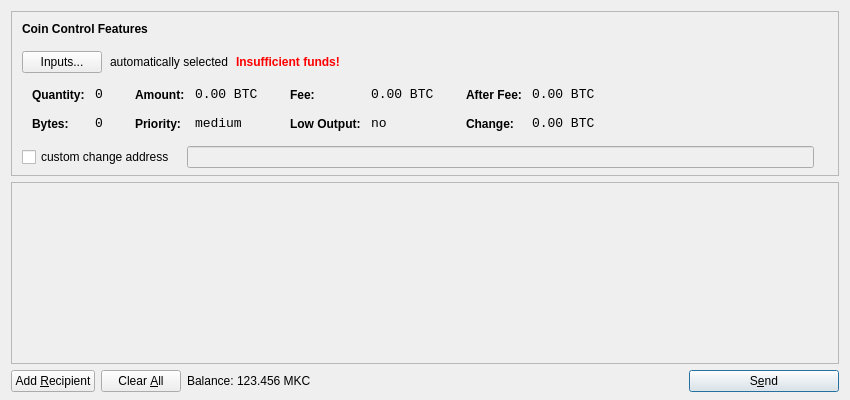
<?xml version="1.0" encoding="UTF-8"?>
<ui version="4.0">
 <class>SendCoinsDialog</class>
 <widget class="QDialog" name="SendCoinsDialog">
  <property name="geometry">
   <rect>
    <x>0</x>
    <y>0</y>
    <width>850</width>
    <height>400</height>
   </rect>
  </property>
  <property name="windowTitle">
   <string>Send Coins</string>
  </property>
  <layout class="QVBoxLayout" name="verticalLayout" stretch="0,1,0">
   <property name="bottomMargin">
    <number>8</number>
   </property>
   <item>
    <widget class="QFrame" name="frameCoinControl">
     <property name="sizePolicy">
      <sizepolicy hsizetype="Expanding" vsizetype="Expanding">
       <horstretch>0</horstretch>
       <verstretch>0</verstretch>
      </sizepolicy>
     </property>
     <property name="maximumSize">
      <size>
       <width>16777215</width>
       <height>16777215</height>
      </size>
     </property>
     <property name="frameShape">
      <enum>QFrame::StyledPanel</enum>
     </property>
     <property name="frameShadow">
      <enum>QFrame::Sunken</enum>
     </property>
     <layout class="QVBoxLayout" name="verticalLayoutCoinControl2">
      <property name="spacing">
       <number>-1</number>
      </property>
      <property name="leftMargin">
       <number>0</number>
      </property>
      <property name="topMargin">
       <number>0</number>
      </property>
      <property name="rightMargin">
       <number>0</number>
      </property>
      <property name="bottomMargin">
       <number>6</number>
      </property>
      <item>
       <layout class="QVBoxLayout" name="verticalLayoutCoinControl" stretch="0,0,0,0,1">
        <property name="spacing">
         <number>0</number>
        </property>
        <property name="leftMargin">
         <number>10</number>
        </property>
        <property name="topMargin">
         <number>10</number>
        </property>
        <item>
         <layout class="QHBoxLayout" name="horizontalLayoutCoinControl1">
          <property name="bottomMargin">
           <number>15</number>
          </property>
          <item>
           <widget class="QLabel" name="labelCoinControlFeatures">
            <property name="sizePolicy">
             <sizepolicy hsizetype="Preferred" vsizetype="Maximum">
              <horstretch>0</horstretch>
              <verstretch>0</verstretch>
             </sizepolicy>
            </property>
            <property name="font">
             <font>
              <weight>75</weight>
              <bold>true</bold>
             </font>
            </property>
            <property name="styleSheet">
             <string notr="true">font-weight:bold;</string>
            </property>
            <property name="text">
             <string>Coin Control Features</string>
            </property>
           </widget>
          </item>
         </layout>
        </item>
        <item>
         <layout class="QHBoxLayout" name="horizontalLayoutCoinControl2" stretch="0,0,0,0">
          <property name="spacing">
           <number>8</number>
          </property>
          <property name="bottomMargin">
           <number>10</number>
          </property>
          <item>
           <widget class="QPushButton" name="pushButtonCoinControl">
            <property name="styleSheet">
             <string notr="true"/>
            </property>
            <property name="text">
             <string>Inputs...</string>
            </property>
           </widget>
          </item>
          <item>
           <widget class="QLabel" name="labelCoinControlAutomaticallySelected">
            <property name="text">
             <string>automatically selected</string>
            </property>
            <property name="margin">
             <number>5</number>
            </property>
           </widget>
          </item>
          <item>
           <widget class="QLabel" name="labelCoinControlInsuffFunds">
            <property name="font">
             <font>
              <weight>75</weight>
              <bold>true</bold>
             </font>
            </property>
            <property name="styleSheet">
             <string notr="true">color:red;font-weight:bold;</string>
            </property>
            <property name="text">
             <string>Insufficient funds!</string>
            </property>
            <property name="margin">
             <number>5</number>
            </property>
           </widget>
          </item>
          <item>
           <spacer name="horizontalSpacerCoinControl">
            <property name="orientation">
             <enum>Qt::Horizontal</enum>
            </property>
            <property name="sizeHint" stdset="0">
             <size>
              <width>40</width>
              <height>1</height>
             </size>
            </property>
           </spacer>
          </item>
         </layout>
        </item>
        <item>
         <widget class="QWidget" name="widgetCoinControl" native="true">
          <property name="sizePolicy">
           <sizepolicy hsizetype="Preferred" vsizetype="Preferred">
            <horstretch>0</horstretch>
            <verstretch>0</verstretch>
           </sizepolicy>
          </property>
          <property name="minimumSize">
           <size>
            <width>0</width>
            <height>0</height>
           </size>
          </property>
          <property name="styleSheet">
           <string notr="true"/>
          </property>
          <layout class="QHBoxLayout" name="horizontalLayoutCoinControl5">
           <property name="margin">
            <number>0</number>
           </property>
           <item>
            <layout class="QHBoxLayout" name="horizontalLayoutCoinControl3" stretch="0,0,0,1">
             <property name="spacing">
              <number>20</number>
             </property>
             <property name="topMargin">
              <number>0</number>
             </property>
             <property name="bottomMargin">
              <number>10</number>
             </property>
             <item>
              <layout class="QFormLayout" name="formLayoutCoinControl1">
               <property name="horizontalSpacing">
                <number>10</number>
               </property>
               <property name="verticalSpacing">
                <number>14</number>
               </property>
               <property name="leftMargin">
                <number>10</number>
               </property>
               <property name="topMargin">
                <number>4</number>
               </property>
               <property name="rightMargin">
                <number>6</number>
               </property>
               <item row="0" column="0">
                <widget class="QLabel" name="labelCoinControlQuantityText">
                 <property name="styleSheet">
                  <string notr="true">font-weight:bold;</string>
                 </property>
                 <property name="text">
                  <string>Quantity:</string>
                 </property>
                 <property name="margin">
                  <number>0</number>
                 </property>
                </widget>
               </item>
               <item row="0" column="1">
                <widget class="QLabel" name="labelCoinControlQuantity">
                 <property name="font">
                  <font>
                   <family>Monospace</family>
                   <pointsize>10</pointsize>
                  </font>
                 </property>
                 <property name="cursor">
                  <cursorShape>IBeamCursor</cursorShape>
                 </property>
                 <property name="contextMenuPolicy">
                  <enum>Qt::ActionsContextMenu</enum>
                 </property>
                 <property name="text">
                  <string notr="true">0</string>
                 </property>
                 <property name="margin">
                  <number>0</number>
                 </property>
                 <property name="textInteractionFlags">
                  <set>Qt::LinksAccessibleByMouse|Qt::TextSelectableByKeyboard|Qt::TextSelectableByMouse</set>
                 </property>
                </widget>
               </item>
               <item row="1" column="0">
                <widget class="QLabel" name="labelCoinControlBytesText">
                 <property name="styleSheet">
                  <string notr="true">font-weight:bold;</string>
                 </property>
                 <property name="text">
                  <string>Bytes:</string>
                 </property>
                </widget>
               </item>
               <item row="1" column="1">
                <widget class="QLabel" name="labelCoinControlBytes">
                 <property name="font">
                  <font>
                   <family>Monospace</family>
                   <pointsize>10</pointsize>
                  </font>
                 </property>
                 <property name="cursor">
                  <cursorShape>IBeamCursor</cursorShape>
                 </property>
                 <property name="contextMenuPolicy">
                  <enum>Qt::ActionsContextMenu</enum>
                 </property>
                 <property name="text">
                  <string notr="true">0</string>
                 </property>
                 <property name="textInteractionFlags">
                  <set>Qt::LinksAccessibleByMouse|Qt::TextSelectableByKeyboard|Qt::TextSelectableByMouse</set>
                 </property>
                </widget>
               </item>
              </layout>
             </item>
             <item>
              <layout class="QFormLayout" name="formLayoutCoinControl2">
               <property name="horizontalSpacing">
                <number>10</number>
               </property>
               <property name="verticalSpacing">
                <number>14</number>
               </property>
               <property name="leftMargin">
                <number>6</number>
               </property>
               <property name="topMargin">
                <number>4</number>
               </property>
               <property name="rightMargin">
                <number>6</number>
               </property>
               <item row="0" column="0">
                <widget class="QLabel" name="labelCoinControlAmountText">
                 <property name="styleSheet">
                  <string notr="true">font-weight:bold;</string>
                 </property>
                 <property name="text">
                  <string>Amount:</string>
                 </property>
                 <property name="margin">
                  <number>0</number>
                 </property>
                </widget>
               </item>
               <item row="0" column="1">
                <widget class="QLabel" name="labelCoinControlAmount">
                 <property name="font">
                  <font>
                   <family>Monospace</family>
                   <pointsize>10</pointsize>
                  </font>
                 </property>
                 <property name="cursor">
                  <cursorShape>IBeamCursor</cursorShape>
                 </property>
                 <property name="contextMenuPolicy">
                  <enum>Qt::ActionsContextMenu</enum>
                 </property>
                 <property name="text">
                  <string notr="true">0.00 BTC</string>
                 </property>
                 <property name="textInteractionFlags">
                  <set>Qt::LinksAccessibleByMouse|Qt::TextSelectableByKeyboard|Qt::TextSelectableByMouse</set>
                 </property>
                </widget>
               </item>
               <item row="1" column="0">
                <widget class="QLabel" name="labelCoinControlPriorityText">
                 <property name="styleSheet">
                  <string notr="true">font-weight:bold;</string>
                 </property>
                 <property name="text">
                  <string>Priority:</string>
                 </property>
                </widget>
               </item>
               <item row="1" column="1">
                <widget class="QLabel" name="labelCoinControlPriority">
                 <property name="font">
                  <font>
                   <family>Monospace</family>
                   <pointsize>10</pointsize>
                  </font>
                 </property>
                 <property name="cursor">
                  <cursorShape>IBeamCursor</cursorShape>
                 </property>
                 <property name="contextMenuPolicy">
                  <enum>Qt::ActionsContextMenu</enum>
                 </property>
                 <property name="text">
                  <string>medium</string>
                 </property>
                 <property name="textInteractionFlags">
                  <set>Qt::LinksAccessibleByMouse|Qt::TextSelectableByKeyboard|Qt::TextSelectableByMouse</set>
                 </property>
                </widget>
               </item>
              </layout>
             </item>
             <item>
              <layout class="QFormLayout" name="formLayoutCoinControl3">
               <property name="horizontalSpacing">
                <number>10</number>
               </property>
               <property name="verticalSpacing">
                <number>14</number>
               </property>
               <property name="leftMargin">
                <number>6</number>
               </property>
               <property name="topMargin">
                <number>4</number>
               </property>
               <property name="rightMargin">
                <number>6</number>
               </property>
               <item row="0" column="0">
                <widget class="QLabel" name="labelCoinControlFeeText">
                 <property name="styleSheet">
                  <string notr="true">font-weight:bold;</string>
                 </property>
                 <property name="text">
                  <string>Fee:</string>
                 </property>
                 <property name="margin">
                  <number>0</number>
                 </property>
                </widget>
               </item>
               <item row="0" column="1">
                <widget class="QLabel" name="labelCoinControlFee">
                 <property name="font">
                  <font>
                   <family>Monospace</family>
                   <pointsize>10</pointsize>
                  </font>
                 </property>
                 <property name="cursor">
                  <cursorShape>IBeamCursor</cursorShape>
                 </property>
                 <property name="contextMenuPolicy">
                  <enum>Qt::ActionsContextMenu</enum>
                 </property>
                 <property name="text">
                  <string notr="true">0.00 BTC</string>
                 </property>
                 <property name="textInteractionFlags">
                  <set>Qt::LinksAccessibleByMouse|Qt::TextSelectableByKeyboard|Qt::TextSelectableByMouse</set>
                 </property>
                </widget>
               </item>
               <item row="1" column="0">
                <widget class="QLabel" name="labelCoinControlLowOutputText">
                 <property name="styleSheet">
                  <string notr="true">font-weight:bold;</string>
                 </property>
                 <property name="text">
                  <string>Low Output:</string>
                 </property>
                </widget>
               </item>
               <item row="1" column="1">
                <widget class="QLabel" name="labelCoinControlLowOutput">
                 <property name="font">
                  <font>
                   <family>Monospace</family>
                   <pointsize>10</pointsize>
                  </font>
                 </property>
                 <property name="cursor">
                  <cursorShape>IBeamCursor</cursorShape>
                 </property>
                 <property name="contextMenuPolicy">
                  <enum>Qt::ActionsContextMenu</enum>
                 </property>
                 <property name="text">
                  <string>no</string>
                 </property>
                 <property name="textInteractionFlags">
                  <set>Qt::LinksAccessibleByMouse|Qt::TextSelectableByKeyboard|Qt::TextSelectableByMouse</set>
                 </property>
                </widget>
               </item>
              </layout>
             </item>
             <item>
              <layout class="QFormLayout" name="formLayoutCoinControl4">
               <property name="horizontalSpacing">
                <number>10</number>
               </property>
               <property name="verticalSpacing">
                <number>14</number>
               </property>
               <property name="leftMargin">
                <number>6</number>
               </property>
               <property name="topMargin">
                <number>4</number>
               </property>
               <property name="rightMargin">
                <number>6</number>
               </property>
               <item row="0" column="0">
                <widget class="QLabel" name="labelCoinControlAfterFeeText">
                 <property name="styleSheet">
                  <string notr="true">font-weight:bold;</string>
                 </property>
                 <property name="text">
                  <string>After Fee:</string>
                 </property>
                 <property name="margin">
                  <number>0</number>
                 </property>
                </widget>
               </item>
               <item row="0" column="1">
                <widget class="QLabel" name="labelCoinControlAfterFee">
                 <property name="font">
                  <font>
                   <family>Monospace</family>
                   <pointsize>10</pointsize>
                  </font>
                 </property>
                 <property name="cursor">
                  <cursorShape>IBeamCursor</cursorShape>
                 </property>
                 <property name="contextMenuPolicy">
                  <enum>Qt::ActionsContextMenu</enum>
                 </property>
                 <property name="text">
                  <string notr="true">0.00 BTC</string>
                 </property>
                 <property name="textInteractionFlags">
                  <set>Qt::LinksAccessibleByMouse|Qt::TextSelectableByKeyboard|Qt::TextSelectableByMouse</set>
                 </property>
                </widget>
               </item>
               <item row="1" column="0">
                <widget class="QLabel" name="labelCoinControlChangeText">
                 <property name="styleSheet">
                  <string notr="true">font-weight:bold;</string>
                 </property>
                 <property name="text">
                  <string>Change:</string>
                 </property>
                </widget>
               </item>
               <item row="1" column="1">
                <widget class="QLabel" name="labelCoinControlChange">
                 <property name="font">
                  <font>
                   <family>Monospace</family>
                   <pointsize>10</pointsize>
                  </font>
                 </property>
                 <property name="cursor">
                  <cursorShape>IBeamCursor</cursorShape>
                 </property>
                 <property name="contextMenuPolicy">
                  <enum>Qt::ActionsContextMenu</enum>
                 </property>
                 <property name="text">
                  <string notr="true">0.00 BTC</string>
                 </property>
                 <property name="textInteractionFlags">
                  <set>Qt::LinksAccessibleByMouse|Qt::TextSelectableByKeyboard|Qt::TextSelectableByMouse</set>
                 </property>
                </widget>
               </item>
              </layout>
             </item>
            </layout>
           </item>
          </layout>
         </widget>
        </item>
        <item>
         <layout class="QHBoxLayout" name="horizontalLayoutCoinControl4" stretch="0,0,0">
          <property name="spacing">
           <number>12</number>
          </property>
          <property name="sizeConstraint">
           <enum>QLayout::SetDefaultConstraint</enum>
          </property>
          <property name="topMargin">
           <number>5</number>
          </property>
          <property name="rightMargin">
           <number>5</number>
          </property>
          <item>
           <widget class="QCheckBox" name="checkBoxCoinControlChange">
            <property name="text">
             <string>custom change address</string>
            </property>
           </widget>
          </item>
          <item>
           <widget class="QLineEdit" name="lineEditCoinControlChange">
            <property name="enabled">
             <bool>false</bool>
            </property>
            <property name="sizePolicy">
             <sizepolicy hsizetype="Expanding" vsizetype="Fixed">
              <horstretch>0</horstretch>
              <verstretch>0</verstretch>
             </sizepolicy>
            </property>
           </widget>
          </item>
          <item>
           <widget class="QLabel" name="labelCoinControlChangeLabel">
            <property name="sizePolicy">
             <sizepolicy hsizetype="Preferred" vsizetype="Expanding">
              <horstretch>0</horstretch>
              <verstretch>0</verstretch>
             </sizepolicy>
            </property>
            <property name="minimumSize">
             <size>
              <width>0</width>
              <height>0</height>
             </size>
            </property>
            <property name="text">
             <string/>
            </property>
            <property name="margin">
             <number>3</number>
            </property>
           </widget>
          </item>
         </layout>
        </item>
        <item>
         <spacer name="verticalSpacerCoinControl">
          <property name="orientation">
           <enum>Qt::Vertical</enum>
          </property>
          <property name="sizeHint" stdset="0">
           <size>
            <width>800</width>
            <height>1</height>
           </size>
          </property>
         </spacer>
        </item>
       </layout>
      </item>
     </layout>
    </widget>
   </item>
   <item>
    <widget class="QScrollArea" name="scrollArea">
     <property name="widgetResizable">
      <bool>true</bool>
     </property>
     <widget class="QWidget" name="scrollAreaWidgetContents">
      <property name="geometry">
       <rect>
        <x>0</x>
        <y>0</y>
        <width>830</width>
        <height>165</height>
       </rect>
      </property>
      <layout class="QVBoxLayout" name="verticalLayout_2">
       <property name="margin">
        <number>0</number>
       </property>
       <item>
        <layout class="QVBoxLayout" name="entries">
         <property name="spacing">
          <number>6</number>
         </property>
        </layout>
       </item>
       <item>
        <spacer name="verticalSpacer">
         <property name="orientation">
          <enum>Qt::Vertical</enum>
         </property>
         <property name="sizeHint" stdset="0">
          <size>
           <width>20</width>
           <height>40</height>
          </size>
         </property>
        </spacer>
       </item>
      </layout>
     </widget>
    </widget>
   </item>
   <item>
    <layout class="QHBoxLayout" name="horizontalLayout">
     <item>
      <widget class="QPushButton" name="addButton">
       <property name="toolTip">
        <string>Send to multiple recipients at once</string>
       </property>
       <property name="text">
        <string>Add &amp;Recipient</string>
       </property>
       <property name="icon">
        <iconset resource="../bitcoin.qrc">
         <normaloff>:/icons/add</normaloff>:/icons/add</iconset>
       </property>
       <property name="autoDefault">
        <bool>false</bool>
       </property>
      </widget>
     </item>
     <item>
      <widget class="QPushButton" name="clearButton">
       <property name="sizePolicy">
        <sizepolicy hsizetype="Minimum" vsizetype="Fixed">
         <horstretch>0</horstretch>
         <verstretch>0</verstretch>
        </sizepolicy>
       </property>
       <property name="toolTip">
        <string>Remove all transaction fields</string>
       </property>
       <property name="text">
        <string>Clear &amp;All</string>
       </property>
       <property name="icon">
        <iconset resource="../bitcoin.qrc">
         <normaloff>:/icons/remove</normaloff>:/icons/remove</iconset>
       </property>
       <property name="autoRepeatDelay">
        <number>300</number>
       </property>
       <property name="autoDefault">
        <bool>false</bool>
       </property>
      </widget>
     </item>
     <item>
      <layout class="QHBoxLayout" name="horizontalLayout_2">
       <property name="spacing">
        <number>3</number>
       </property>
       <item>
        <widget class="QLabel" name="label">
         <property name="text">
          <string>Balance:</string>
         </property>
        </widget>
       </item>
       <item>
        <widget class="QLabel" name="labelBalance">
         <property name="cursor">
          <cursorShape>IBeamCursor</cursorShape>
         </property>
         <property name="text">
          <string>123.456 MKC</string>
         </property>
         <property name="textInteractionFlags">
          <set>Qt::LinksAccessibleByMouse|Qt::TextSelectableByKeyboard|Qt::TextSelectableByMouse</set>
         </property>
        </widget>
       </item>
      </layout>
     </item>
     <item>
      <spacer name="horizontalSpacer">
       <property name="orientation">
        <enum>Qt::Horizontal</enum>
       </property>
       <property name="sizeHint" stdset="0">
        <size>
         <width>40</width>
         <height>20</height>
        </size>
       </property>
      </spacer>
     </item>
     <item>
      <widget class="QPushButton" name="sendButton">
       <property name="minimumSize">
        <size>
         <width>150</width>
         <height>0</height>
        </size>
       </property>
       <property name="toolTip">
        <string>Confirm the send action</string>
       </property>
       <property name="text">
        <string>S&amp;end</string>
       </property>
       <property name="icon">
        <iconset resource="../bitcoin.qrc">
         <normaloff>:/icons/send</normaloff>:/icons/send</iconset>
       </property>
       <property name="default">
        <bool>true</bool>
       </property>
      </widget>
     </item>
    </layout>
   </item>
  </layout>
 </widget>
 <resources>
  <include location="../bitcoin.qrc"/>
 </resources>
 <connections/>
</ui>
